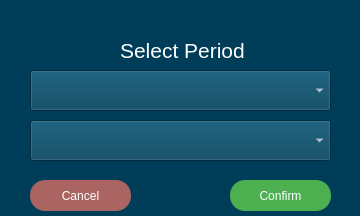
<?xml version="1.0" encoding="UTF-8"?>
<ui version="4.0">
 <class>PeriodWidget</class>
 <widget class="QWidget" name="PeriodWidget">
  <property name="geometry">
   <rect>
    <x>0</x>
    <y>0</y>
    <width>360</width>
    <height>216</height>
   </rect>
  </property>
  <property name="windowTitle">
   <string>Form</string>
  </property>
  <property name="styleSheet">
   <string notr="true">background-color: rgb(0, 61, 89);</string>
  </property>
  <widget class="QComboBox" name="period_chooser">
   <property name="geometry">
    <rect>
     <x>30</x>
     <y>120</y>
     <width>301</width>
     <height>41</height>
    </rect>
   </property>
   <property name="maximumSize">
    <size>
     <width>301</width>
     <height>41</height>
    </size>
   </property>
   <property name="styleSheet">
    <string notr="true">color: rgb(255, 255, 255);
font: 16pt &quot;Segoe UI&quot;;</string>
   </property>
  </widget>
  <widget class="QLabel" name="label">
   <property name="geometry">
    <rect>
     <x>120</x>
     <y>30</y>
     <width>161</width>
     <height>41</height>
    </rect>
   </property>
   <property name="maximumSize">
    <size>
     <width>161</width>
     <height>41</height>
    </size>
   </property>
   <property name="font">
    <font>
     <pointsize>16</pointsize>
    </font>
   </property>
   <property name="styleSheet">
    <string notr="true">color: rgb(255, 255, 255);</string>
   </property>
   <property name="text">
    <string>Select Period</string>
   </property>
  </widget>
  <widget class="QPushButton" name="cance_but">
   <property name="geometry">
    <rect>
     <x>30</x>
     <y>180</y>
     <width>101</width>
     <height>31</height>
    </rect>
   </property>
   <property name="maximumSize">
    <size>
     <width>101</width>
     <height>31</height>
    </size>
   </property>
   <property name="font">
    <font>
     <pointsize>-1</pointsize>
     <underline>false</underline>
     <strikeout>false</strikeout>
    </font>
   </property>
   <property name="cursor">
    <cursorShape>PointingHandCursor</cursorShape>
   </property>
   <property name="styleSheet">
    <string notr="true">QPushButton {
  font-size: 12px;
  text-align: center;
  text-decoration: none;
  outline: none;
  color: #fff;
  background-color: rgb(170, 101, 99);
  border: none;
  border-radius: 15px;
}
QPushButton:hover{
 background-color: rgb(85, 195, 89);
}</string>
   </property>
   <property name="text">
    <string>Cancel</string>
   </property>
  </widget>
  <widget class="QPushButton" name="confirm_but">
   <property name="geometry">
    <rect>
     <x>230</x>
     <y>180</y>
     <width>101</width>
     <height>31</height>
    </rect>
   </property>
   <property name="maximumSize">
    <size>
     <width>101</width>
     <height>31</height>
    </size>
   </property>
   <property name="font">
    <font>
     <pointsize>-1</pointsize>
     <underline>false</underline>
     <strikeout>false</strikeout>
    </font>
   </property>
   <property name="cursor">
    <cursorShape>PointingHandCursor</cursorShape>
   </property>
   <property name="styleSheet">
    <string notr="true">QPushButton {
  font-size: 12px;
  text-align: center;
  text-decoration: none;
  outline: none;
  color: #fff;
  background-color: #4CAF50;
  border: none;
  border-radius: 15px;
}
QPushButton:hover{
 background-color: rgb(85, 195, 89);
}</string>
   </property>
   <property name="text">
    <string>Confirm</string>
   </property>
  </widget>
  <widget class="QComboBox" name="measure_chooser">
   <property name="geometry">
    <rect>
     <x>30</x>
     <y>70</y>
     <width>301</width>
     <height>41</height>
    </rect>
   </property>
   <property name="maximumSize">
    <size>
     <width>301</width>
     <height>41</height>
    </size>
   </property>
   <property name="styleSheet">
    <string notr="true">color: rgb(255, 255, 255);
font: 16pt &quot;Segoe UI&quot;;</string>
   </property>
  </widget>
 </widget>
 <resources/>
 <connections/>
</ui>
